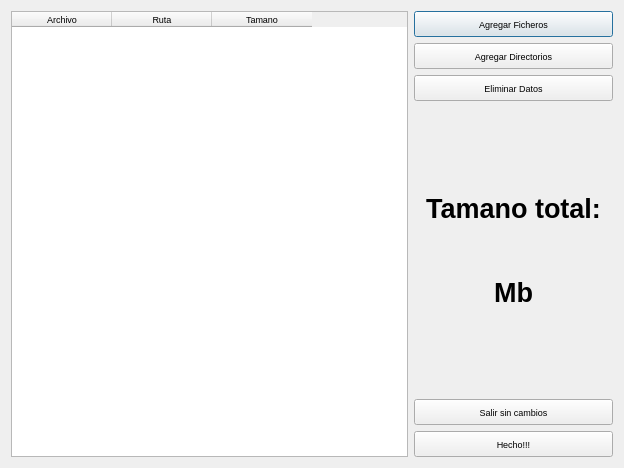
<?xml version="1.0" encoding="UTF-8"?>
<ui version="4.0">
 <class>Localizador</class>
 <widget class="QDialog" name="Localizador">
  <property name="geometry">
   <rect>
    <x>0</x>
    <y>0</y>
    <width>624</width>
    <height>468</height>
   </rect>
  </property>
  <property name="font">
   <font>
    <pointsize>7</pointsize>
   </font>
  </property>
  <property name="windowTitle">
   <string>Ventana de anadido</string>
  </property>
  <property name="windowIcon">
   <iconset resource="recoverdrake.qrc">
    <normaloff>:/Imagenes/mas.png</normaloff>:/Imagenes/mas.png</iconset>
  </property>
  <property name="styleSheet">
   <string notr="true"/>
  </property>
  <layout class="QGridLayout" name="gridLayout">
   <item row="0" column="0" rowspan="12" colspan="2">
    <widget class="QTableWidget" name="tableWidget">
     <property name="alternatingRowColors">
      <bool>true</bool>
     </property>
     <property name="selectionBehavior">
      <enum>QAbstractItemView::SelectRows</enum>
     </property>
     <property name="sortingEnabled">
      <bool>true</bool>
     </property>
     <column>
      <property name="text">
       <string>Archivo</string>
      </property>
      <property name="icon">
       <iconset resource="recoverdrake.qrc">
        <normaloff>:/Imagenes/64px-Dolphin-icon.svg.png</normaloff>:/Imagenes/64px-Dolphin-icon.svg.png</iconset>
      </property>
     </column>
     <column>
      <property name="text">
       <string>Ruta</string>
      </property>
      <property name="icon">
       <iconset resource="recoverdrake.qrc">
        <normaloff>:/Imagenes/VLC.png</normaloff>:/Imagenes/VLC.png</iconset>
      </property>
     </column>
     <column>
      <property name="text">
       <string>Tamano</string>
      </property>
      <property name="icon">
       <iconset resource="recoverdrake.qrc">
        <normaloff>:/Imagenes/kttsd.png</normaloff>:/Imagenes/kttsd.png</iconset>
      </property>
     </column>
    </widget>
   </item>
   <item row="0" column="2">
    <widget class="QPushButton" name="pbAgregar">
     <property name="maximumSize">
      <size>
       <width>210</width>
       <height>26</height>
      </size>
     </property>
     <property name="text">
      <string>Agregar Ficheros</string>
     </property>
     <property name="icon">
      <iconset resource="recoverdrake.qrc">
       <normaloff>:/Imagenes/fileopen.png</normaloff>:/Imagenes/fileopen.png</iconset>
     </property>
    </widget>
   </item>
   <item row="1" column="2">
    <widget class="QPushButton" name="pushButton_2">
     <property name="maximumSize">
      <size>
       <width>210</width>
       <height>26</height>
      </size>
     </property>
     <property name="text">
      <string>Agregar Directorios</string>
     </property>
     <property name="icon">
      <iconset resource="recoverdrake.qrc">
       <normaloff>:/Imagenes/carpeta.png</normaloff>:/Imagenes/carpeta.png</iconset>
     </property>
    </widget>
   </item>
   <item row="5" column="2">
    <widget class="QLabel" name="label">
     <property name="maximumSize">
      <size>
       <width>210</width>
       <height>36</height>
      </size>
     </property>
     <property name="font">
      <font>
       <pointsize>20</pointsize>
       <weight>75</weight>
       <bold>true</bold>
      </font>
     </property>
     <property name="styleSheet">
      <string notr="true">font: 20pt &quot;Sans Serif&quot;;
font: bold;</string>
     </property>
     <property name="text">
      <string>Tamano total:</string>
     </property>
     <property name="alignment">
      <set>Qt::AlignCenter</set>
     </property>
    </widget>
   </item>
   <item row="7" column="2">
    <widget class="QLabel" name="label_4">
     <property name="maximumSize">
      <size>
       <width>210</width>
       <height>36</height>
      </size>
     </property>
     <property name="font">
      <font>
       <pointsize>20</pointsize>
       <weight>75</weight>
       <bold>true</bold>
      </font>
     </property>
     <property name="styleSheet">
      <string notr="true">font: 75 20pt &quot;Sans Serif&quot;;
font: bold;</string>
     </property>
     <property name="text">
      <string>Mb</string>
     </property>
     <property name="alignment">
      <set>Qt::AlignCenter</set>
     </property>
    </widget>
   </item>
   <item row="6" column="2">
    <widget class="QLabel" name="lblTamanio">
     <property name="maximumSize">
      <size>
       <width>210</width>
       <height>36</height>
      </size>
     </property>
     <property name="font">
      <font>
       <pointsize>20</pointsize>
       <weight>75</weight>
       <bold>true</bold>
      </font>
     </property>
     <property name="styleSheet">
      <string notr="true">font: 75 20pt &quot;Sans Serif&quot;;
font: bold;</string>
     </property>
     <property name="text">
      <string/>
     </property>
     <property name="alignment">
      <set>Qt::AlignCenter</set>
     </property>
    </widget>
   </item>
   <item row="2" column="2">
    <widget class="QPushButton" name="pbEliminar">
     <property name="maximumSize">
      <size>
       <width>210</width>
       <height>26</height>
      </size>
     </property>
     <property name="text">
      <string>Eliminar Datos</string>
     </property>
     <property name="icon">
      <iconset resource="recoverdrake.qrc">
       <normaloff>:/Imagenes/bad.png</normaloff>:/Imagenes/bad.png</iconset>
     </property>
    </widget>
   </item>
   <item row="11" column="2">
    <widget class="QPushButton" name="pushButton">
     <property name="maximumSize">
      <size>
       <width>210</width>
       <height>26</height>
      </size>
     </property>
     <property name="text">
      <string>Hecho!!!</string>
     </property>
     <property name="icon">
      <iconset resource="recoverdrake.qrc">
       <normaloff>:/Imagenes/good.png</normaloff>:/Imagenes/good.png</iconset>
     </property>
    </widget>
   </item>
   <item row="10" column="2">
    <widget class="QPushButton" name="pushButton_3">
     <property name="maximumSize">
      <size>
       <width>210</width>
       <height>26</height>
      </size>
     </property>
     <property name="text">
      <string>Salir sin cambios</string>
     </property>
     <property name="icon">
      <iconset resource="recoverdrake.qrc">
       <normaloff>:/Imagenes/puerta.png</normaloff>:/Imagenes/puerta.png</iconset>
     </property>
    </widget>
   </item>
  </layout>
 </widget>
 <resources>
  <include location="recoverdrake.qrc"/>
 </resources>
 <connections/>
</ui>
